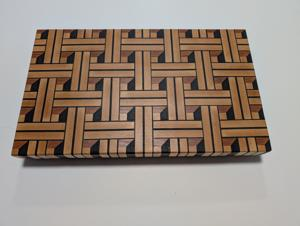
#> input picture images/3d-basket-weave-board-thumb.jpg, 300 x 226 px
$ python merge_side_by_side.py ../images/3d-basket-weave-board-thumb.jpg ../images/3dCuttingBoard-thumb.jpg out.png
#> lines starting #> are read from the running program, lines starting #| are printed output that depends on the picture
from PIL import Image
import sys
import os

def merge_images_horizontally(img1_path, img2_path, output_path):
    # Open both images
#> called with img2_path = '../images/3dCuttingBoard-thumb.jpg', output_path = 'out.png'
    img1 = Image.open(img1_path)
#> img1 is the input picture: PIL image 300x226 RGB; mean R, G, B 156.4, 143.4, 132.9
    img2 = Image.open(img2_path)
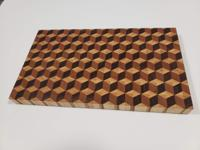
#> input picture images/3dCuttingBoard-thumb.jpg, 200 x 150 px
#> img2 is the input picture: PIL image 200x150 RGB; mean R, G, B 175.9, 156.1, 144.2

    # Resize to same height (optional but looks cleaner)
    if img1.height != img2.height:
        new_height = min(img1.height, img2.height)
#> new_height = 150
        img1 = img1.resize((int(img1.width * new_height / img1.height), new_height))
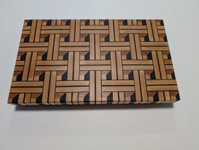
#> img1: PIL image 199x150 RGB; mean R, G, B 156.4, 143.3, 132.9
        img2 = img2.resize((int(img2.width * new_height / img2.height), new_height))

    # Create blank canvas wide enough for both
    total_width = img1.width + img2.width
#> total_width = 399
    result = Image.new("RGB", (total_width, img1.height), (255, 255, 255))
#> result: PIL image 399x150 RGB; every value is 255

    # Paste both images
    result.paste(img1, (0, 0))
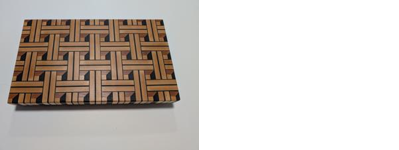
#> result: PIL image 399x150 RGB; mean R, G, B 205.8, 199.3, 194.1
    result.paste(img2, (img1.width, 0))
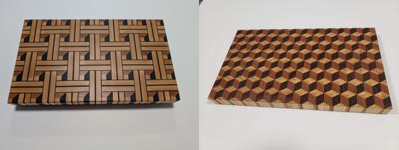
#> result: PIL image 399x150 RGB; mean R, G, B 166.1, 149.7, 138.6

    # Save as JPG
    result.save(output_path, "JPEG")
    print(f"Merged image saved to: {output_path}")

if __name__ == "__main__":
    if len(sys.argv) != 4:
        print("Usage: python merge_side_by_side.py <image1> <image2> <output.jpg>")
    else:
        _, img1, img2, out = sys.argv
        merge_images_horizontally(img1, img2, out)
